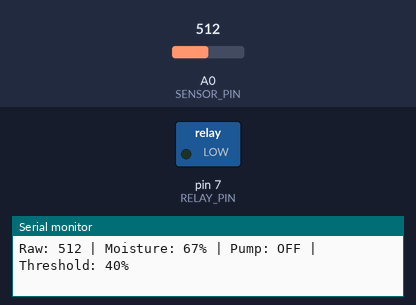
Simulated run of this sketch. Board: Arduino Uno, built with avr-gcc and run on an emulated ATmega328P. On the bench: switched loads named in the sketch (green lamp = pin HIGH), the last lines printed to the serial monitor. The inputs (shaded band) are chosen by the test bench; at power-on: A0 (SENSOR_PIN) = 512.

Above: at 10.8 s.
10.9 s: A0 (SENSOR_PIN) set to 638
18.4 s: A0 (SENSOR_PIN) set to 659
At 21.0 s:
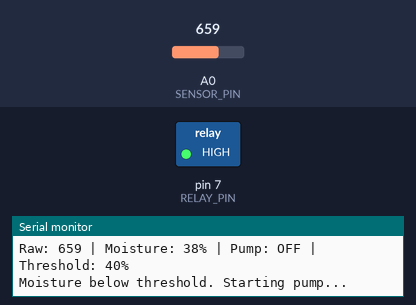
Timing chart, 0 to 24.5 s (numbered marks = the images above; inputs shaded):
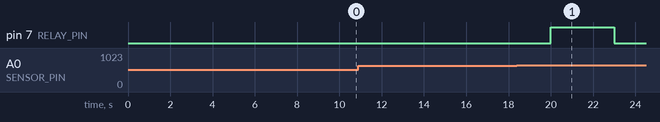

Measured:
- the behaviour switches between 650 and 651 on A0 (SENSOR_PIN) (found by bisection; images 0 and 1)
- after the input at 18.4 s, pin 7 (RELAY_PIN): LOW → HIGH after 1.6 s, → LOW 3.0 s later

The sketch:

autogarden_phase1_controller.ino
```cpp
/*
  autogarden_phase1_controller.ino

  Clean starter controller for an AutoGarden-style embedded watering system.

  What it does:
  - reads a soil moisture sensor
  - converts the reading into a simple moisture percentage
  - compares the result to a watering threshold
  - turns a relay-controlled pump on for a short duration when soil is too dry
  - prints status over serial

  This starter sketch is intentionally simple and readable.
  It is meant to show the system structure before adding MQTT, multiple zones,
  lighting control, data logging, or scheduling.

  Update these values before use:
  - SENSOR_PIN
  - RELAY_PIN
  - DRY_RAW
  - WET_RAW
  - MOISTURE_THRESHOLD
  - PUMP_RUN_MS
*/

const int SENSOR_PIN = A0;
const int RELAY_PIN = 7;

// Adjust these after real calibration.
const int DRY_RAW = 850;
const int WET_RAW = 350;

// Below this moisture %, watering is allowed.
const int MOISTURE_THRESHOLD = 40;

// Relay logic. Change if your relay module is active-LOW.
const int RELAY_ON = HIGH;
const int RELAY_OFF = LOW;

// Timing
const unsigned long READ_INTERVAL_MS = 5000;
const unsigned long PUMP_RUN_MS = 3000;
const unsigned long POST_WATER_DELAY_MS = 15000;

unsigned long lastReadMs = 0;
unsigned long lastWaterMs = 0;
bool pumpState = false;


int clampValue(int value, int minValue, int maxValue) {
  if (value < minValue) return minValue;
  if (value > maxValue) return maxValue;
  return value;
}

int rawToPercent(int rawValue) {
  long mapped = map(rawValue, DRY_RAW, WET_RAW, 0, 100);
  return clampValue((int)mapped, 0, 100);
}

void setPump(bool on) {
  pumpState = on;
  digitalWrite(RELAY_PIN, on ? RELAY_ON : RELAY_OFF);
}

void waterPlant() {
  Serial.println("Moisture below threshold. Starting pump...");
  setPump(true);
  delay(PUMP_RUN_MS);
  setPump(false);
  Serial.println("Pump cycle complete.");
  lastWaterMs = millis();
}

void printStatus(int rawValue, int moisturePercent) {
  Serial.print("Raw: ");
  Serial.print(rawValue);
  Serial.print(" | Moisture: ");
  Serial.print(moisturePercent);
  Serial.print("% | Pump: ");
  Serial.print(pumpState ? "ON" : "OFF");
  Serial.print(" | Threshold: ");
  Serial.print(MOISTURE_THRESHOLD);
  Serial.println("%");
}

void setup() {
  pinMode(RELAY_PIN, OUTPUT);
  setPump(false);

  Serial.begin(115200);
  Serial.println("AutoGarden Phase 1 controller ready");
}

void loop() {
  unsigned long now = millis();

  if (now - lastReadMs >= READ_INTERVAL_MS) {
    lastReadMs = now;

    int rawValue = analogRead(SENSOR_PIN);
    int moisturePercent = rawToPercent(rawValue);

    printStatus(rawValue, moisturePercent);

    bool postWaterCooldownDone = (now - lastWaterMs >= POST_WATER_DELAY_MS);

    if (moisturePercent < MOISTURE_THRESHOLD && postWaterCooldownDone) {
      waterPlant();
    }
  }
}
```
